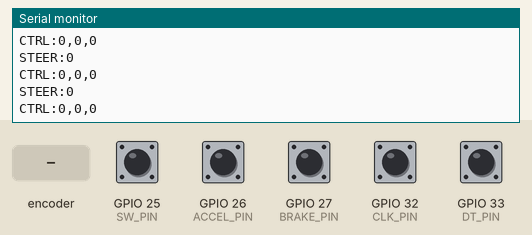
Simulated run of this sketch. Board: ESP32. Parts: the last lines printed to the serial monitor. The inputs (shaded band) are chosen by the test bench; at power-on: GPIO 25 (SW_PIN), GPIO 26 (ACCEL_PIN), GPIO 27 (BRAKE_PIN), GPIO 32 (CLK_PIN), GPIO 33 (DT_PIN) HIGH.

Above: at 1.2 s.
1.3 s: rotary encoder on GPIO 32 (CLK_PIN) / GPIO 33 (DT_PIN) turned 1 step (first pin leading)
At 1.48 s:
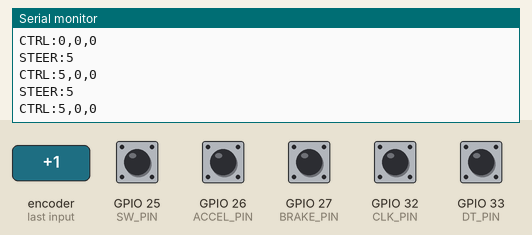
3.0 s: GPIO 26 (ACCEL_PIN) pulled LOW for 0.15 s
At 3.14 s:
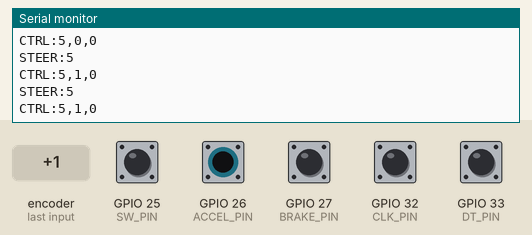
4.6 s: GPIO 27 (BRAKE_PIN) pulled LOW for 0.15 s
At 4.74 s:
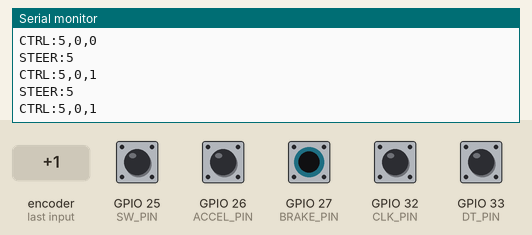
6.2 s: rotary encoder on GPIO 32 (CLK_PIN) / GPIO 33 (DT_PIN) turned 1 step (first pin leading)
At 6.38 s:
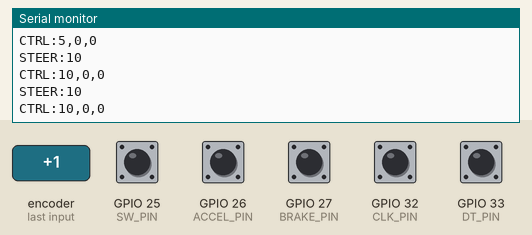
7.9 s: GPIO 26 (ACCEL_PIN) pulled LOW for 1 s
At 8.04 s:
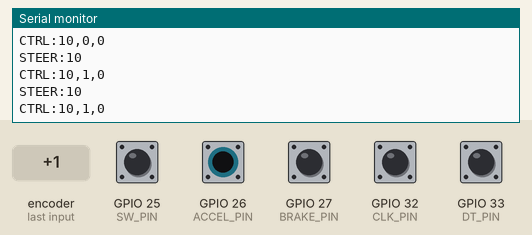
10.4 s: GPIO 27 (BRAKE_PIN) pulled LOW for 1 s
At 10.54 s:
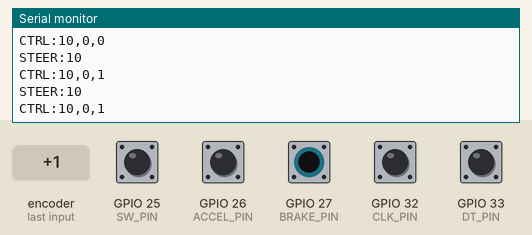
Timing chart, 0 to 13.4 s (numbered marks = the images above; inputs shaded):
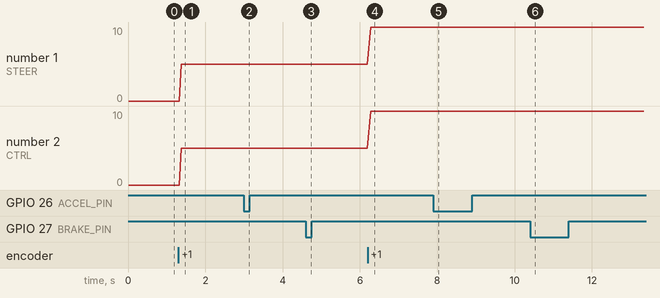

The sketch:

EncoderSteering.ino
```cpp
// Classic ESP32 Dev Module + mechanical quadrature encoder (KY-040 style).
// CLK=32, DT=33, SW=25, +=3.3V, GND=GND.
// Accelerator button: GPIO26 to GND. Brake button: GPIO27 to GND.
// Normally-open momentary buttons; internal pullups; no extra libraries.
#include <Arduino.h>

constexpr uint8_t CLK_PIN = 32, DT_PIN = 33, SW_PIN = 25;
constexpr uint8_t ACCEL_PIN = 26, BRAKE_PIN = 27;
constexpr int STEERING_STEP = 5;        // 20 clicks from center to either lock
constexpr int TRANSITIONS_PER_CLICK = 4; // Try 2 if your encoder needs two clicks
constexpr bool REVERSE_ENCODER = false; // Set true if physical directions are reversed
constexpr uint32_t DEBOUNCE_MS = 35;
// Valid Gray-code transitions; reversed transitions cancel contact bounce.
const int8_t TRANSITIONS[16] = {0,-1,1,0, 1,0,0,-1, -1,0,0,1, 0,1,-1,0};
int steering = 0, partial = 0, lastSent = 999;
uint8_t previousAB;
bool lastRawButton = HIGH, stableButton = HIGH;
uint32_t buttonChangedAt = 0, lastTransmit = 0;

struct PedalButton {
  uint8_t pin;
  bool raw = HIGH, stable = HIGH;
  uint32_t changedAt = 0;
  explicit PedalButton(uint8_t buttonPin) : pin(buttonPin) {}
  void begin() { pinMode(pin, INPUT_PULLUP); }
  void update(uint32_t now) {
    const bool reading = digitalRead(pin);
    if (reading != raw) { raw = reading; changedAt = now; }
    if (now - changedAt >= DEBOUNCE_MS) stable = raw;
  }
  bool pressed() const { return stable == LOW; }
};
PedalButton accelerator{ACCEL_PIN}, brake{BRAKE_PIN};
int lastAccel = -1, lastBrake = -1;

void transmitControls(int accel, int braking) {
  // Keep the original format for compatibility with the v1 simulator.
  Serial.print("STEER:"); Serial.println(steering);
  // Atomic v2 snapshot: steering, accelerator, brake (0=released, 1=pressed).
  Serial.print("CTRL:"); Serial.print(steering);
  Serial.print(","); Serial.print(accel);
  Serial.print(","); Serial.println(braking);
}

uint8_t readAB() {
  return (digitalRead(CLK_PIN) << 1) | digitalRead(DT_PIN);
}

void setup() {
  pinMode(CLK_PIN, INPUT_PULLUP);
  pinMode(DT_PIN, INPUT_PULLUP);
  pinMode(SW_PIN, INPUT_PULLUP);
  accelerator.begin();
  brake.begin();
  previousAB = readAB();
  Serial.begin(115200);
  // The first loop sends the initial snapshot; subsequent snapshots heartbeat.
}

void loop() {
  const uint32_t now = millis();
  accelerator.update(now);
  brake.update(now);
  const uint8_t ab = readAB();
  if (ab != previousAB) {
    // If both bits jump at once, discard the incomplete click.
    if ((ab ^ previousAB) == 3) partial = 0;
    else partial += TRANSITIONS[(previousAB << 2) | ab];
    previousAB = ab;
    if (partial >= TRANSITIONS_PER_CLICK || partial <= -TRANSITIONS_PER_CLICK) {
      int direction = partial > 0 ? 1 : -1;
      if (REVERSE_ENCODER) direction = -direction;
      steering = constrain(steering + direction * STEERING_STEP, -100, 100);
      partial = 0;
    }
  }
  const bool rawButton = digitalRead(SW_PIN);
  if (rawButton != lastRawButton) {
    lastRawButton = rawButton;
    buttonChangedAt = now;
  }
  if (rawButton != stableButton && now - buttonChangedAt >= DEBOUNCE_MS) {
    stableButton = rawButton;
    if (stableButton == LOW) {
      steering = 0;
      partial = 0;
    }
  }
  // Limit change transmissions to 50 Hz; heartbeat every 100 ms.
  // No delay(): keep sampling the encoder between transmissions.
  const int braking = brake.pressed() ? 1 : 0;
  const int accel = accelerator.pressed() ? 1 : 0;
  // Transmit raw debounced button states so the browser can enforce release
  // before rearming after a crash/reset. The browser gives braking priority.
  const bool changed = steering != lastSent || accel != lastAccel || braking != lastBrake;
  if ((changed && now - lastTransmit >= 20) || now - lastTransmit >= 100) {
    transmitControls(accel, braking);
    lastSent = steering;
    lastAccel = accel;
    lastBrake = braking;
    lastTransmit = now;
  }
}
```

Measured:
- after the input at 1.3 s, the serial monitor: prints a new line after 0.08 s (image 1)
- after the input at 3.0 s, the serial monitor: prints a new line at once (image 2)
- after the input at 4.6 s, the serial monitor: prints a new line at once (image 3)
- after the input at 6.2 s, the serial monitor: prints a new line after 0.08 s (image 4)
- after the input at 7.9 s, the serial monitor: prints a new line at once (image 5)
- after the input at 10.4 s, the serial monitor: prints a new line at once (image 6)
- plotted number 1: 0 → 5 after the input at 1.3 s, 5 → 10 after the input at 6.2 s
- plotted number 2: 0 → 5 after the input at 1.3 s, 5 → 10 after the input at 6.2 s
